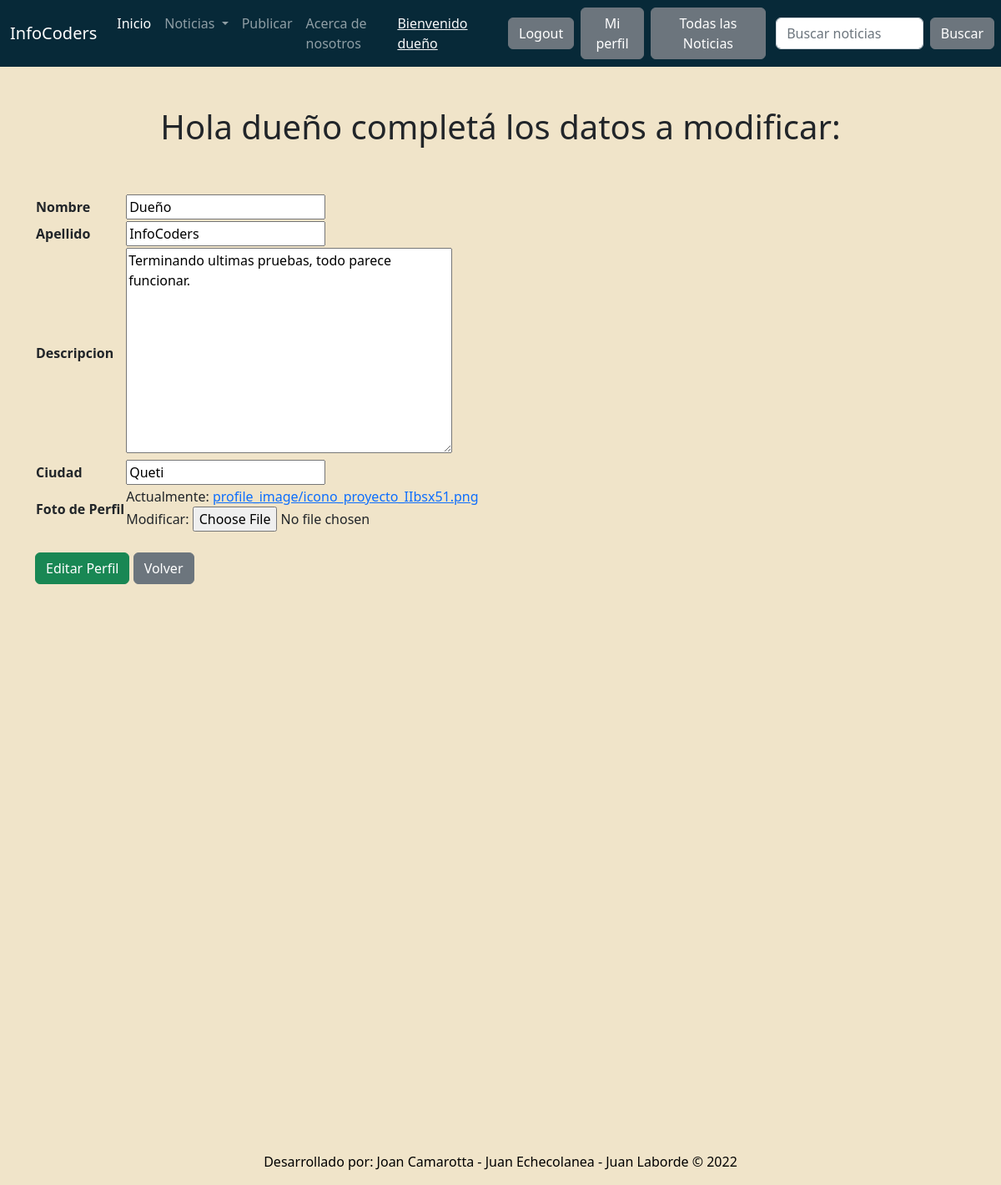
The page /cuenta/perfil/actualizar/view/4/ (signed in) on the database its author committed.
### Accounts/models.py (models this page shows, shortened)
class Profile(models.Model):
    user = models.OneToOneField(User, on_delete = models.CASCADE)
    name = models.CharField(max_length=50, blank=True)
    last_name = models.CharField(max_length=50, blank=True)
    description = models.TextField(max_length=400, blank=True)
    city= models.CharField(max_length=50, blank=True)
    image = models.ImageField(upload_to ='profile_image', default='icono_proyecto.png')
    class Meta:
        verbose_name = 'Perfil'
        verbose_name_plural = 'Perfiles'

### Accounts/views.py (the view, shortened to what this page needs)
# urls.py: path('perfil/actualizar/view/<int:pk>/', Update_profile.as_view(), name = 'profile')
class Update_profile(LoginRequiredMixin, UpdateView):
    model = Profile
    form = Profile_form
    template_name = 'edit_profile_view.html'
    fields = ['name', 'last_name', 'description', 'city', 'image']

### templates/edit_profile_view.html (shortened to what this page needs)
{% extends 'base.html' %}
{% load static %}
{% block content %}
<h1
class="fw-bopld text-center py-5"> Hola {{user.username}} completá los datos a modificar:</h1>
<div class="container">
    <div class="row">
    <div class="col">
<form action="" method="POST" enctype="multipart/form-data">
<table>
    {{ form.as_table }}
</table>
<br>
    <input type="submit" class="btn btn-success" value="Editar Perfil"></input>
    <a class="btn btn-secondary" href = "/cuenta/perfil">Volver</a>
</form>
</div>
{% endblock %}

### templates/base.html (shortened to what this page needs)
<!doctype html>
<html lang="en">
  <head>
    <link href="https://cdn.jsdelivr.net/npm/bootstrap@5.2.0-beta1/dist/css/bootstrap.min.css" rel="stylesheet">
  </head>
  <body>
    {% load static %}
    <nav class="navbar navbar-expand-lg navbar-dark" style="background-color: #072938;">
        <div class="container-fluid">
          <a class="navbar-brand">InfoCoders</a>
          <div class="collapse navbar-collapse" id="navbarSupportedContent">
            <ul class="navbar-nav me-auto mb-2 mb-lg-0">
              <li class="nav-item">
                <a class="nav-link active" aria-current="page" href="/index/">Inicio</a>
              <li class="nav-item dropdown">
                <a class="nav-link dropdown-toggle" href="#" id="navbarDropdown" role="button" data-bs-toggle="dropdown" aria-expanded="false">
                  Noticias
                </a>
                {% if request.user.is_authenticated %}
                <li class="nav-item">
                  <a class="nav-link" href="/noticias/crear-nota/">Publicar</a>
                </li>
                {% endif %}
                  <li class="nav-item">
                    <a class="nav-link" href="/sobre-nosotros/">Acerca de nosotros</a>
                  </li>
                </div>
                  <ul class="navbar-nav me-auto mb-2 mb-lg-0">
                  <div class="collapse navbar-collapse" id="navbarSupportedContent">
                        {% if request.user.is_authenticated %}
                        <li class="nav-item">
                          <a class="text-light" style="margin-right: 1rem;">
                          <h7>Bienvenido {{request.user.username}} </h7></a>
                        </li>
                        <li class="nav-item">
                            <a class="btn btn-secondary me-2" href="/cuenta/cerrar-sesion/">Logout</a>
                        </li>
                        <li class="nav-item">
                          <a class="btn btn-secondary me-2" href="/cuenta/perfil/">Mi perfil</a>
                      </li>
                        <li class="nav-item">
                          <a class="btn btn-secondary" href="/noticias/todas-las-noticias/">Todas las Noticias</a>
                      </li>
                        {% endif %}
                      </ul>
          </div>
    <form class="d-flex" role="search" action="/noticias/buscar/" metod= "GET">
    <input class="form-control me-2" type = "text" placeholder = "Buscar noticias" name = 'search' aria-label = "Search">
    <button class="btn btn-secondary me-2" type="submit">Buscar</button>
  </form>
      </nav>
      {% block content %}
      {% endblock %}
    </div>
  </body>
  <footer>
    <br>
    <br>
    <br>
    <br>
    <br>
    <br>
    <br>
    <br>
    <br>
    <br>
    <br>
    <br>
    <br>
    <br>
    <br>
    <br>
    <br>
    <br>
    <br>
    <br>
    <br>
    <br>
    <br>
    <br>
    <br>
    <br>
    <br>
    <br>
    <div class="sticky-xxl-bottom m-2 text-center text-black">
      <p>Desarrollado por: Joan Camarotta - Juan Echecolanea - Juan Laborde &copy 2022</p>
      </div>
  </footer>
</html>

### templates/base.html (style rules this page uses)
body { background-color: #f0e4c9; margin: 0; }

### rows shown on the page
Profile: name "Dueño", last_name "InfoCoders", description "Terminando ultimas pruebas, todo parece funcionar.", city "Queti"

### other values the page prints
{{ request.user.username }} "dueño"
{{ user.username }} "dueño"
